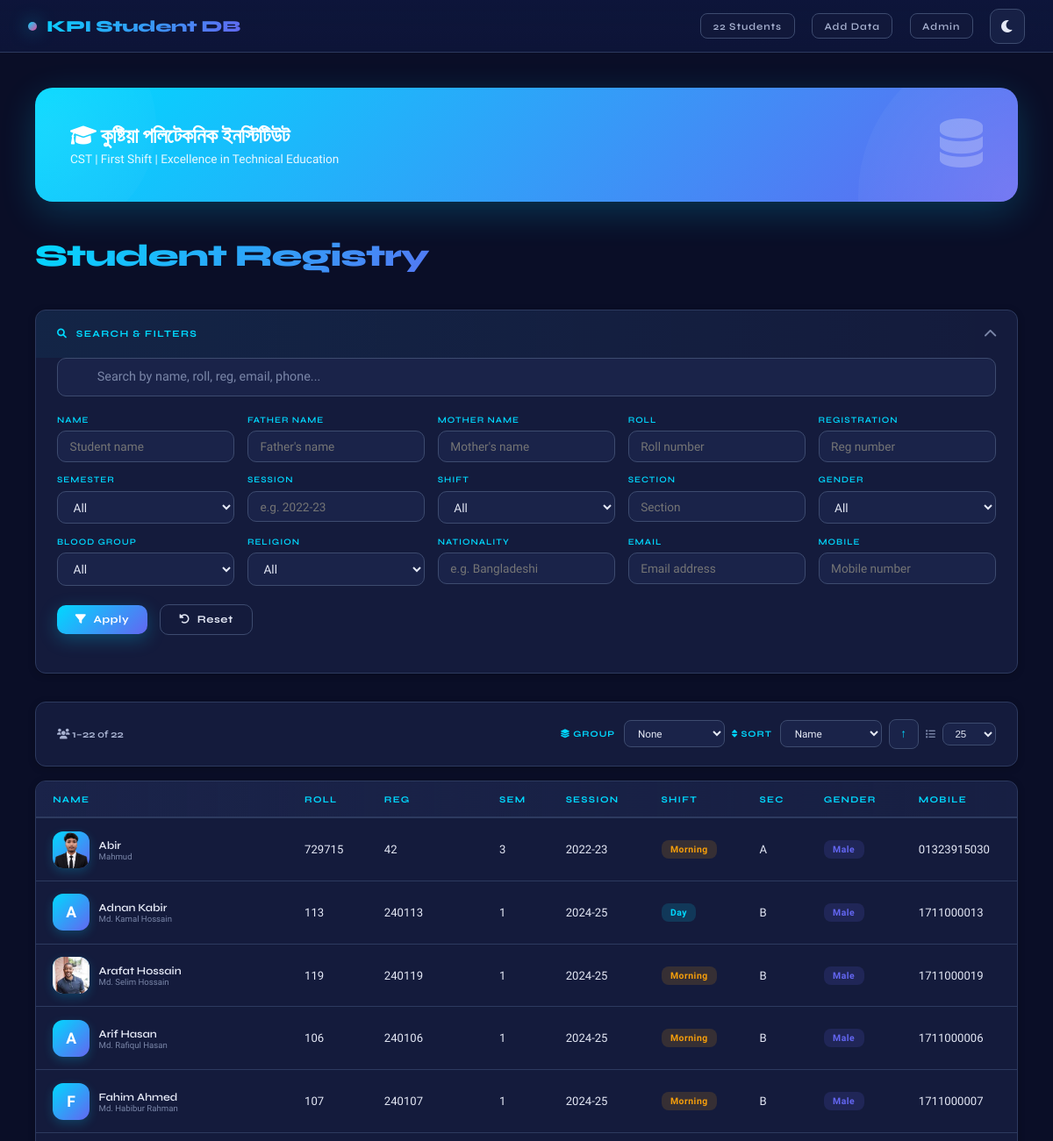
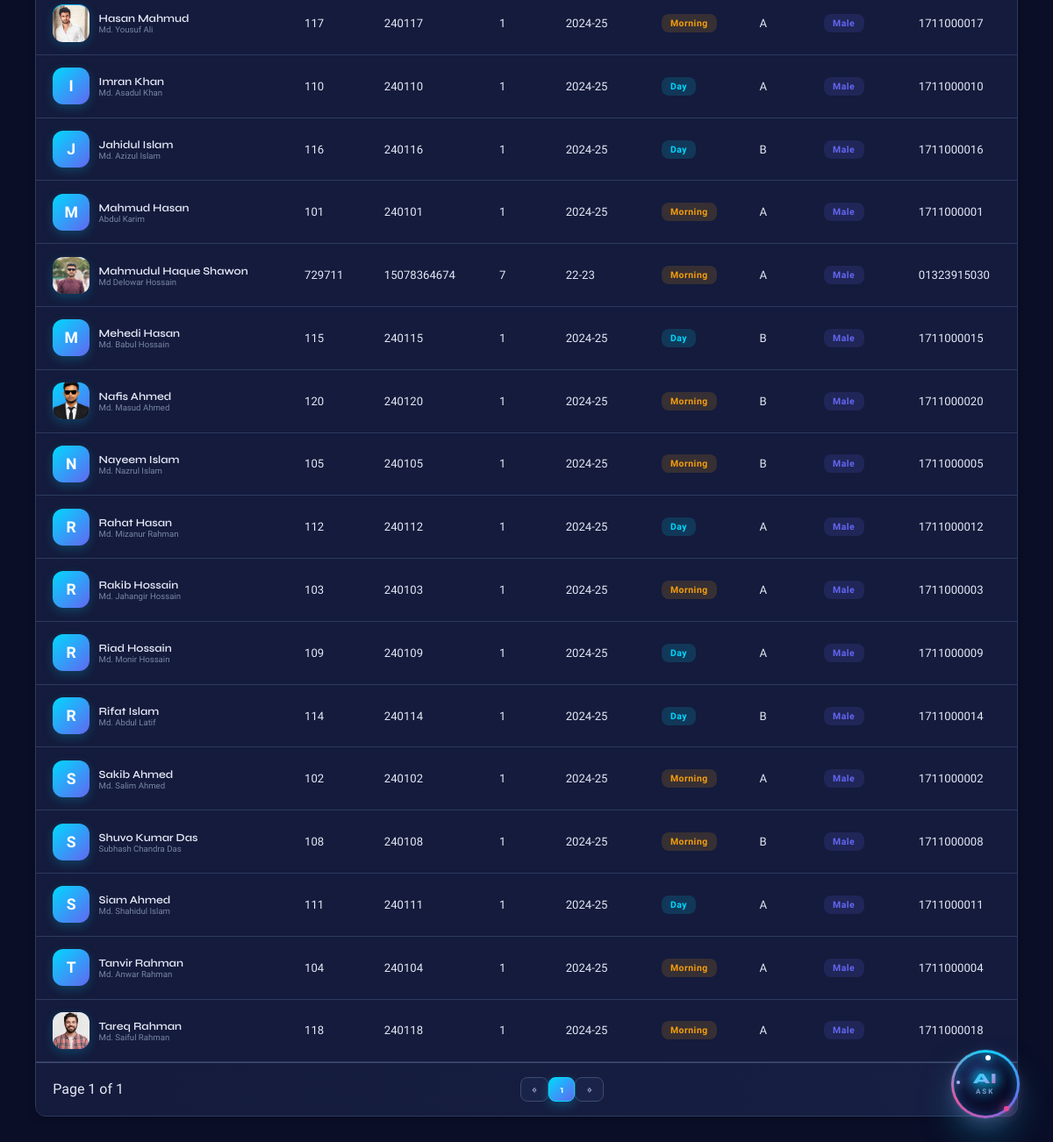
The app's page / (signed in) with its own data (2 pictures, top to bottom).
### app/models.py (models this page shows, shortened)
class Students(models.Model):
    name = models.CharField(max_length=100)
    father_name = models.CharField(max_length=100)
    mother_name = models.CharField(max_length=100)
    date_of_birth = models.DateField()
    gender = models.CharField(max_length=10, choices=[('M', 'Male'), ('F', 'Female'), ('O', 'Other')])
    blood_group = models.CharField(max_length=5, blank=True, null=True)
    semester = models.IntegerField()
    roll = models.IntegerField(unique=True)
    reg = models.IntegerField(unique=True)
    session = models.CharField(max_length=20)
    shift = models.CharField(max_length=10, choices=[('Morning', 'Morning'), ('Day', 'Day')])
    section = models.CharField(max_length=5,blank=True,null=True)
    mobile_number = models.CharField(max_length=15)
    alternate_mobile = models.CharField(max_length=15, blank=True, null=True)
    email = models.EmailField(unique=True)
    present_address = models.TextField()
    permanent_address = models.TextField()
    emergency_contact_name = models.CharField(max_length=100)
    emergency_contact_number = models.CharField(max_length=15)
    nationality = models.CharField(max_length=50, default='Bangladeshi')
    religion = models.CharField(max_length=30, blank=True, null=True)
    profile_picture = models.ImageField(upload_to='student_photos/', blank=True, null=True)
    created_at = models.DateTimeField(auto_now_add=True)
    updated_at = models.DateTimeField(auto_now=True)

### app/views.py (the view, shortened to what this page needs)
# urls.py: path('',                         views.home,           name='home'),
@login_required(login_url="/login/")
def home(request):
    qs = Students.objects.all()
    q = request.GET.get('q', '').strip()
    semester = request.GET.get('semester', '').strip()
    if semester:
        qs = qs.filter(semester=semester)
    shift = request.GET.get('shift', '').strip()
    if shift:
        qs = qs.filter(shift=shift)
    gender = request.GET.get('gender', '').strip()
    if gender:
        qs = qs.filter(gender=gender)
    blood_group = request.GET.get('blood_group', '').strip()
    if blood_group:
        qs = qs.filter(blood_group=blood_group)
    session = request.GET.get('session', '').strip()
    if session:
        qs = qs.filter(session__icontains=session)
    religion = request.GET.get('religion', '').strip()
    if religion:
        qs = qs.filter(religion__icontains=religion)
    dob_from = request.GET.get('dob_from', '').strip()
    if dob_from:
        parsed = parse_date(dob_from)
        if parsed:
            qs = qs.filter(date_of_birth__gte=parsed)
    dob_to = request.GET.get('dob_to', '').strip()
    if dob_to:
        parsed = parse_date(dob_to)
        if parsed:
            qs = qs.filter(date_of_birth__lte=parsed)
    sort_by = request.GET.get('sort', 'name')
    allowed_sort = {
        'name', 'roll', 'reg', 'semester', 'session',
        'date_of_birth', 'created_at', 'shift', 'gender'
    }
    sort_dir = request.GET.get('dir', 'asc')
    if sort_by not in allowed_sort:
        sort_by = 'name'
    order_field = sort_by if sort_dir != 'desc' else f'-{sort_by}'
    qs = qs.order_by(order_field)
    context = {
        'students': qs,
        'total_count': qs.count(),
        'current_sort': sort_by,
        'current_dir': sort_dir,
        'current_q': q,
    }
    return render(request, 'home.html', context)

### app/templates/home.html (shortened to what this page needs)
<!DOCTYPE html>
<html lang="en">
<head>
<link rel="stylesheet" href="https://cdnjs.cloudflare.com/ajax/libs/font-awesome/6.0.0-beta3/css/all.min.css">
</head>
<body data-theme="dark">
<header class="topbar">
  <div class="logo">
    <div class="logo-dot"></div>
    KPI Student DB
  </div>
  <div class="topbar-right">
    <div class="stat-chip"><span id="total-count">{{ students.count }}</span> Students</div>
    <div class="stat-chip"> <a href="{% url 'upload_students' %}">Add Data</a></div>
    <div class="stat-chip"> <a href="/admin">Admin</a></div>
    <div class="theme-toggle" id="themeToggle">
      <i class="fas fa-moon"></i>
    </div>
  </div>
</header>
<div class="main">
  <div class="institute-banner">
    <div class="banner-content">
      <h2><i class="fas fa-graduation-cap"></i> কুষ্টিয়া পলিটেকনিক ইনস্টিটিউট</h2>
      <p>CST | First Shift | Excellence in Technical Education</p>
    </div>
    <div class="banner-icon"><i class="fas fa-database"></i></div>
  </div>
  <div class="page-header"><h1>Student Registry</h1></div>
  <a href="/ai/" class="ai-chat-btn" title="AI Assistant">
    <span class="sparkle"></span>
    <span class="sparkle"></span>
    <span class="sparkle"></span>
    <div class="ai-orb-inner">
      <span class="ai-label">AI</span>
      <span class="ai-sub">ASK</span>
    </div>
  </a>
  <div class="search-panel">
    <div class="filter-header" id="filterHeader">
      <div class="panel-label"><i class="fas fa-search"></i> Search &amp; Filters</div>
      <i class="fas fa-chevron-down filter-toggle-icon" id="filterToggleIcon"></i>
    </div>
    <div class="filter-content" id="filterContent">
      <div class="global-search">
        <input type="text" id="globalSearch" placeholder="Search by name, roll, reg, email, phone..." autocomplete="off"/>
      </div>
      <form id="filterForm">
        <div class="filter-grid" id="filterGrid">
          <div class="filter-item"><label>Name</label><input type="text" name="name" placeholder="Student name"/></div>
          <div class="filter-item"><label>Father Name</label><input type="text" name="father_name" placeholder="Father's name"/></div>
          <div class="filter-item"><label>Mother Name</label><input type="text" name="mother_name" placeholder="Mother's name"/></div>
          <div class="filter-item"><label>Roll</label><input type="text" name="roll" placeholder="Roll number"/></div>
          <div class="filter-item"><label>Registration</label><input type="text" name="reg" placeholder="Reg number"/></div>
          <div class="filter-item"><label>Semester</label>
            <select name="semester"><option value="">All</option></select>
          </div>
          <div class="filter-item"><label>Session</label><input type="text" name="session" placeholder="e.g. 2022-23"/></div>
          <div class="filter-item"><label>Shift</label>
            <select name="shift"><option value="">All</option><option value="Morning">Morning</option><option value="Day">Day</option></select>
          </div>
          <div class="filter-item"><label>Section</label><input type="text" name="section" placeholder="Section"/></div>
          <div class="filter-item"><label>Gender</label>
            <select name="gender"><option value="">All</option><option value="M">Male</option><option value="F">Female</option><option value="O">Other</option></select>
          </div>
          <div class="filter-item"><label>Blood Group</label>
            <select name="blood_group"><option value="">All</option></select>
          </div>
          <div class="filter-item"><label>Religion</label>
            <select name="religion"><option value="">All</option></select>
          </div>
          <div class="filter-item"><label>Nationality</label><input type="text" name="nationality" placeholder="e.g. Bangladeshi"/></div>
          <div class="filter-item"><label>Email</label><input type="text" name="email" placeholder="Email address"/></div>
          <div class="filter-item"><label>Mobile</label><input type="text" name="mobile_number" placeholder="Mobile number"/></div>
        </div>
        <div class="filter-actions">
          <button type="submit" class="btn btn-primary"><i class="fas fa-filter"></i> Apply</button>
          <button type="button" class="btn btn-ghost" id="resetBtn"><i class="fas fa-undo-alt"></i> Reset</button>
        </div>
      </form>
    </div>
  </div>
  <div class="table-controls">
    <div class="results-info"><i class="fas fa-users"></i> <strong id="showing-count">—</strong> of <strong id="total-shown">—</strong></div>
    <div style="display:flex;align-items:center;gap:0.5rem;flex-wrap:wrap;">
      <div class="sort-group"><label><i class="fas fa-layer-group"></i> GROUP</label><select class="group-select" id="groupBy"><option value="">None</option></select></div>
      <div class="sort-group"><label><i class="fas fa-sort"></i> SORT</label><select class="sort-select" id="sortBy"><option value="name">Name</option></select></div>
      <button class="sort-dir asc" id="sortDir"></button>
      <div class="per-page"><i class="fas fa-list"></i> <select id="perPage"><option value="10">10</option><option value="25" selected>25</option><option value="50">50</option><option value="100">100</option></select></div>
    </div>
  </div>
  <div class="table-wrap">
    <div class="table-scroll">
      <table>
        <thead><tr><th data-col="name">Name</th><th data-col="roll">Roll</th><th data-col="reg">Reg</th><th data-col="semester">Sem</th><th data-col="session">Session</th><th data-col="shift">Shift</th><th data-col="section">Sec</th><th data-col="gender">Gender</th><th data-col="mobile_number">Mobile</th></tr></thead>
        <tbody id="tableBody">
          {% for student in students %}
          <tr class="student-row" style="display:none;"
              data-id="{{ student.id }}"
              data-name="{{ student.name }}"
              data-father="{{ student.father_name }}"
              data-mother="{{ student.mother_name }}"
              data-roll="{{ student.roll }}"
              data-reg="{{ student.reg }}"
              data-semester="{{ student.semester }}"
              data-session="{{ student.session }}"
              data-shift="{{ student.shift }}"
              data-section="{{ student.section|default:'—' }}"
              data-gender="{{ student.gender }}"
              data-gender-display="{{ student.get_gender_display }}"
              data-blood_group="{{ student.blood_group|default:'—' }}"
              data-date_of_birth="{{ student.date_of_birth|date:'Y-m-d' }}"
              data-dob-formatted="{{ student.date_of_birth|date:'d M Y' }}"
              data-email="{{ student.email }}"
              data-mobile_number="{{ student.mobile_number }}"
              data-alternate_mobile="{{ student.alternate_mobile|default:'—' }}"
              data-present_address="{{ student.present_address|default:'—' }}"
              data-permanent_address="{{ student.permanent_address|default:'—' }}"
              data-emergency_contact_name="{{ student.emergency_contact_name|default:'—' }}"
              data-emergency_contact_number="{{ student.emergency_contact_number|default:'—' }}"
              data-nationality="{{ student.nationality|default:'Bangladeshi' }}"
              data-religion="{{ student.religion|default:'—' }}"
              data-created="{{ student.created_at|date:'d M Y, h:i A' }}"
              {% if student.profile_picture %}data-photo-url="{{ student.profile_picture.url }}"{% endif %}>
            <td><div class="cell-with-avatar">{% if student.profile_picture %}<img class="student-avatar" src="{{ student.profile_picture.url }}" alt="{{ student.name }}" onerror="this.style.display='none'; this.nextElementSibling.style.display='flex';"><div class="student-avatar" style="display:none;">{{ student.name|slice:":1"|upper }}</div>{% else %}<div class="student-avatar">{{ student.name|slice:":1"|upper }}</div>{% endif %}<div><div class="td-name">{{ student.name }}</div><div style="font-size:0.6rem;color:var(--muted);">{{ student.father_name }}</div></div></div></td>
              <td>{{ student.roll }}</td><td>{{ student.reg }}</td><td>{{ student.semester }}</td><td>{{ student.session }}</td>
              <td><span class="badge {% if student.shift == 'Morning' %}badge-morning{% else %}badge-day{% endif %}">{{ student.shift }}</span></td>
              <td>{{ student.section|default:"—" }}</td>
              <td><span class="badge {% if student.gender == 'M' %}badge-m{% elif student.gender == 'F' %}badge-f{% else %}badge-o{% endif %}">{{ student.get_gender_display }}</span></td>
              <td>{{ student.mobile_number }}</td>
            </tr>
          {% empty %}<tr><td colspan="9" style="text-align:center;padding:2rem;">No students found</td></tr>{% endfor %}
        </tbody>
      </table>
    </div>
    <div class="pagination"><div id="pageInfo"></div><div id="pageBtns"></div><div></div></div>
  </div>
</div>
</body>
</html>

### records on screen
Students: profile_picture (picture), name "Abir", father_name "Mahmud", roll "729715", reg "42", semester "3", session "2022-23", shift "Morning", section "A", gender "Male", mobile_number "01323915030"
Students: name "A", name "Adnan Kabir", father_name "Md. Kamal Hossain", roll "113", reg "240113", semester "1", session "2024-25", shift "Day", section "B", gender "Male", mobile_number "1711000013"
Students: profile_picture (picture), name "Arafat Hossain", father_name "Md. Selim Hossain", roll "119", reg "240119", semester "1", session "2024-25", shift "Morning", section "B", gender "Male", mobile_number "1711000019"
Students: name "A", name "Arif Hasan", father_name "Md. Rafiqul Hasan", roll "106", reg "240106", semester "1", session "2024-25", shift "Morning", section "B", gender "Male", mobile_number "1711000006"
Students: name "F", name "Fahim Ahmed", father_name "Md. Habibur Rahman", roll "107", reg "240107", semester "1", session "2024-25", shift "Morning", section "B", gender "Male", mobile_number "1711000007"
Students: profile_picture (picture), name "Hasan Mahmud", father_name "Md. Yousuf Ali", roll "117", reg "240117", semester "1", session "2024-25", shift "Morning", section "A", gender "Male", mobile_number "1711000017"
Students: name "I", name "Imran Khan", father_name "Md. Asadul Khan", roll "110", reg "240110", semester "1", session "2024-25", shift "Day", section "A", gender "Male", mobile_number "1711000010"
Students: name "J", name "Jahidul Islam", father_name "Md. Azizul Islam", roll "116", reg "240116", semester "1", session "2024-25", shift "Day", section "B", gender "Male", mobile_number "1711000016"
Students: name "M", name "Mahmud Hasan", father_name "Abdul Karim", roll "101", reg "240101", semester "1", session "2024-25", shift "Morning", section "A", gender "Male", mobile_number "1711000001"
Students: profile_picture (picture), name "Mahmudul Haque Shawon", father_name "Md Delowar Hossain", roll "729711", reg "15078364674", semester "7", session "22-23", shift "Morning", section "A", gender "Male", mobile_number "01323915030"
Students: name "M", name "Mehedi Hasan", father_name "Md. Babul Hossain", roll "115", reg "240115", semester "1", session "2024-25", shift "Day", section "B", gender "Male", mobile_number "1711000015"
Students: profile_picture (picture), name "Nafis Ahmed", father_name "Md. Masud Ahmed", roll "120", reg "240120", semester "1", session "2024-25", shift "Morning", section "B", gender "Male", mobile_number "1711000020"
Students: name "N", name "Nayeem Islam", father_name "Md. Nazrul Islam", roll "105", reg "240105", semester "1", session "2024-25", shift "Morning", section "B", gender "Male", mobile_number "1711000005"
Students: name "R", name "Rahat Hasan", father_name "Md. Mizanur Rahman", roll "112", reg "240112", semester "1", session "2024-25", shift "Day", section "A", gender "Male", mobile_number "1711000012"
Students: name "R", name "Rakib Hossain", father_name "Md. Jahangir Hossain", roll "103", reg "240103", semester "1", session "2024-25", shift "Morning", section "A", gender "Male", mobile_number "1711000003"
Students: name "R", name "Riad Hossain", father_name "Md. Monir Hossain", roll "109", reg "240109", semester "1", session "2024-25", shift "Day", section "A", gender "Male", mobile_number "1711000009"
Students: name "R", name "Rifat Islam", father_name "Md. Abdul Latif", roll "114", reg "240114", semester "1", session "2024-25", shift "Day", section "B", gender "Male", mobile_number "1711000014"
Students: name "S", name "Sakib Ahmed", father_name "Md. Salim Ahmed", roll "102", reg "240102", semester "1", session "2024-25", shift "Morning", section "A", gender "Male", mobile_number "1711000002"
Students: name "S", name "Shuvo Kumar Das", father_name "Subhash Chandra Das", roll "108", reg "240108", semester "1", session "2024-25", shift "Morning", section "B", gender "Male", mobile_number "1711000008"
Students: name "S", name "Siam Ahmed", father_name "Md. Shahidul Islam", roll "111", reg "240111", semester "1", session "2024-25", shift "Day", section "A", gender "Male", mobile_number "1711000011"
Students: name "T", name "Tanvir Rahman", father_name "Md. Anwar Rahman", roll "104", reg "240104", semester "1", session "2024-25", shift "Morning", section "A", gender "Male", mobile_number "1711000004"
Students: profile_picture (picture), name "Tareq Rahman", father_name "Md. Saiful Rahman", roll "118", reg "240118", semester "1", session "2024-25", shift "Morning", section "A", gender "Male", mobile_number "1711000018"

### other values on screen
{{ students.count }} "22"
